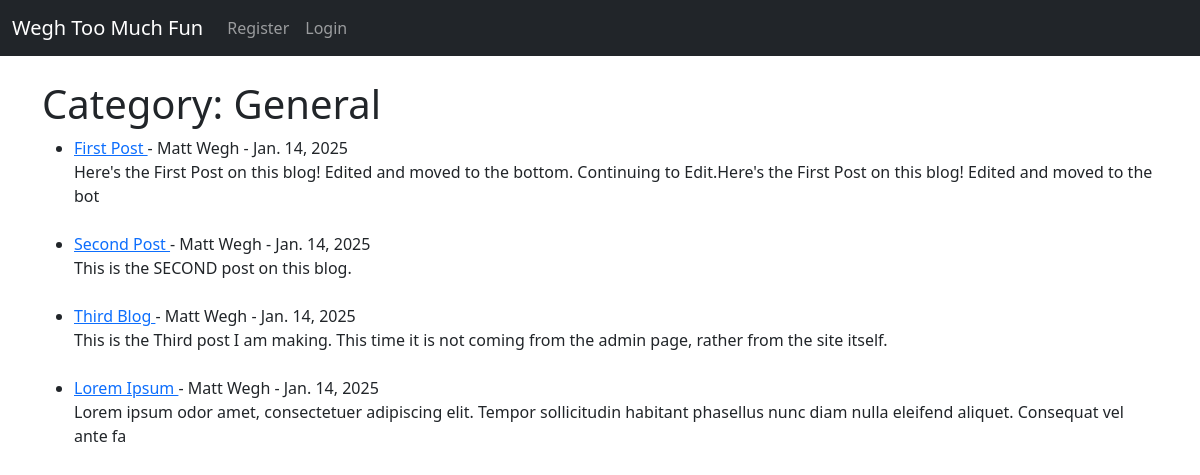
Page /category/general/ on the earlier database version.
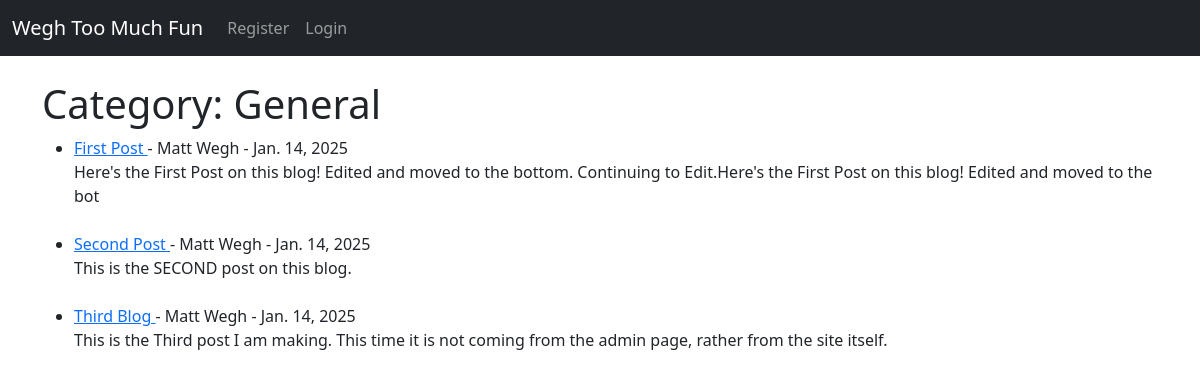
Same page on the later database version.
### theblog/models.py (models this page shows, shortened)
class Post(models.Model):
    title = models.CharField(max_length=255)
    title_tag = models.CharField(max_length=255)
    author = models.ForeignKey(User, on_delete=models.CASCADE)
    body = models.TextField()
    posting_date = models.DateField(auto_now_add=True)
    category = models.CharField(max_length=255, default='General')

### theblog/views.py (the view)
# urls.py: path('category/<str:cats>/', CategoryView, name='category'),
def CategoryView(request, cats):
    category_posts = Post.objects.filter(category=cats)
    return render(request, 'categories.html', {'cats':cats.title(), 'category_posts':category_posts})

### theblog/templates/categories.html
{% extends 'base.html' %}
{% block content %}
{% if category_posts %}
<h1>Category: {{ cats }}</h1>
<ul>
{% for post in category_posts %}
        <li><a href="{% url 'article-detail' post.pk %}">{{ post.title }}  </a> -
            {{ post.author.first_name }}
            {{ post.author.last_name }} -
            {{ post.posting_date }}
            <br>
        {{ post.body|slice:":150"|safe }}</li>
        <br>
{% endfor %}
</ul>
{% else %}
<h6>SORRY, THIS PAGE DOES NOT EXIST</h6>
{% endif %}
{% endblock %}

Differences in the rows shown:
no longer on this page (row edited): Post: title "Lorem Ipsum", author.first_name "Matt", author.last_name "Wegh", posting_date "Jan. 14, 2025", body "Lorem ipsum odor amet, consectetuer adipiscing elit. Tempor sollicitudin habitant phasellus nunc diam nulla eleifend aliquet. Consequat vel ante fa"
